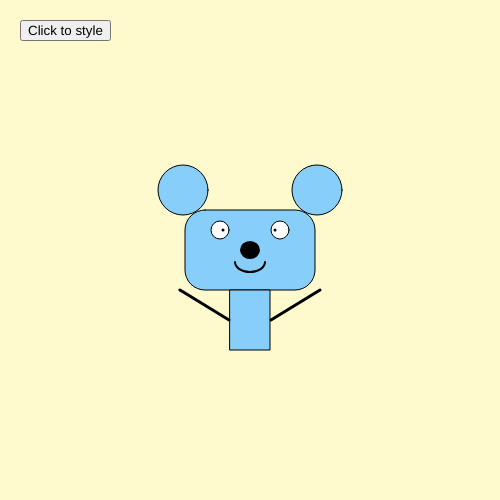
Frame 1 (no input)
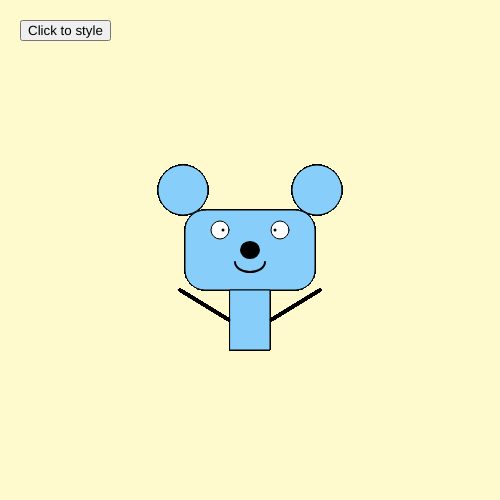
Frame 60 (no input)
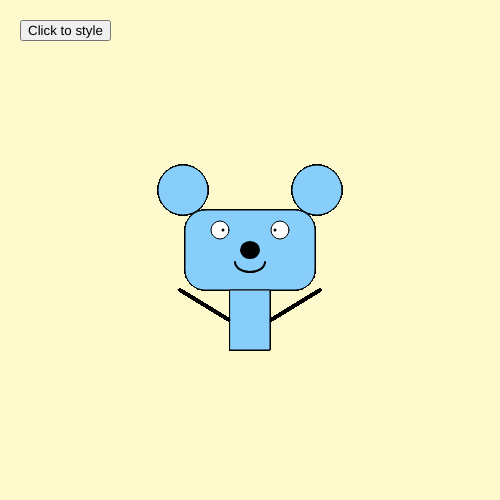
Frame 120 (the mouse pressed at the canvas centre since frame 60)

The p5.js sketch that drew these frames (run headless with seeded random() and noise() and a simulated clock; from frame 60 on, the mouse is pressed at the canvas centre):

// p5.js sketch
// ── sketch.js
var pointX = 0;
var pointY = 0;

var bodyColor = 'lightskyblue';
var earColor = 'lightskyblue';
var earSize = 50;
var eyeSize = 18;




function setup() {

  createCanvas(500,500);
  background('lemonchiffon');
  pointX = width/2;
  pointY = height/2;
  console.log('pointX ' + pointX + ' pointY ' + pointY );


  earButton = createButton("Click to style");
  earButton.position(20,20);
  earButton.mousePressed(function(){
  //your action goes in here
  //the button mousepressed function is tied to the general mouse pressed function
    earColor = "pink";


  });
}


function draw() {

  strokeWeight(1);
  fill(bodyColor);
  rect(pointX - 65,pointY - 40,130,80,20);//face

  fill(earColor);
  ellipse(pointX - 67,pointY - 60,earSize,earSize);//left ear

  fill(earColor);
  ellipse(pointX + 67,pointY - 60,earSize,earSize);//right ear

  fill(255);
  ellipse(pointX - 30,pointY - 20,eyeSize,eyeSize);//left eye

  ellipse(pointX + 30,pointY - 20,eyeSize,eyeSize);//right eye

  fill(0);
  strokeWeight(3);
  point(pointX - 27,pointY - 20);//left pupil

  point(pointX + 25,pointY - 20);//right pupil

  ellipse(pointX,pointY,17,15);//nose

  strokeWeight(2);
  noFill();
  arc(pointX,pointY + 12,30,20,0,PI);//smile

  strokeWeight(1);
  fill(bodyColor);
  rect(pointX - 20,pointY + 40,40,60);

  strokeWeight(3);
  line(pointX + 70,pointY + 40,pointX + 21,pointY + 70);//right arm

  line(pointX - 70,pointY + 40,pointX - 21,pointY + 70);//left arm


//HOMEWORK: 2 interactive thangs

}

function keyPressed(){
  bodyColor = 'green';
  console.log("key " + key);


  if(key == 'g'){
     bodyColor = 'green';
 }

}

  //if ()
